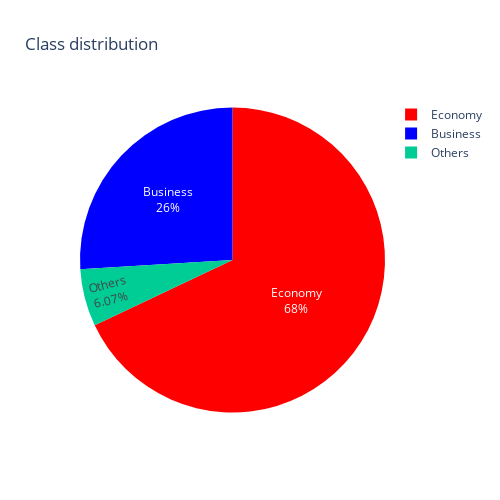

Notebook code cell kept with this figure:
### Markdown cell above
## c. Un gráfico tipo torta/pastel que muestre el porcentaje de comentarios de “Economy Class”, “Business Class” y “Others”, es decir, solo se deben poder observar en el gráfico 3 categorías.

### Code cell
p = df[['class']].copy().assign(class_=lambda x: np.select([x == 'Business Class', x == 'Economy Class'], ['Business', 'Economy'], default='Others'))
p = p['class_'].value_counts(normalize=True).to_frame().reset_index().rename(columns={'index': 'class', 'class_': 'percentage'})

fig = px.pie(p, values='percentage', names='class', title='Class distribution', labels={'percentage': 'Percentage', 'class': 'Class'}, color='class', color_discrete_map={'Business': 'blue', 'Economy': 'red'})
fig.update_traces(textposition='inside', textinfo='percent+label')
fig.update_layout(width=500, height=500)
fig.show()

### Figure 1 — Plotly figure (JSON) as saved in the notebook; plotly's stock layout.template omitted (floating-point values rounded to 4 significant figures)
{"data": [{"customdata": [["Economy"], ["Business"], ["Others"]], "domain": {"x": [0, 1], "y": [0, 1]}, "hovertemplate": "Class=%{customdata[0]}<br>Percentage=%{value}<extra></extra>", "labels": ["Economy", "Business", "Others"], "legendgroup": "", "marker": {"colors": ["red", "blue", "#00cc96"]}, "name": "", "showlegend": true, "textinfo": "percent+label", "textposition": "inside", "type": "pie", "values": [0.6795, 0.2598, 0.06074]}], "layout": {"height": 500, "legend": {"tracegroupgap": 0}, "title": {"text": "Class distribution"}, "width": 500}}
